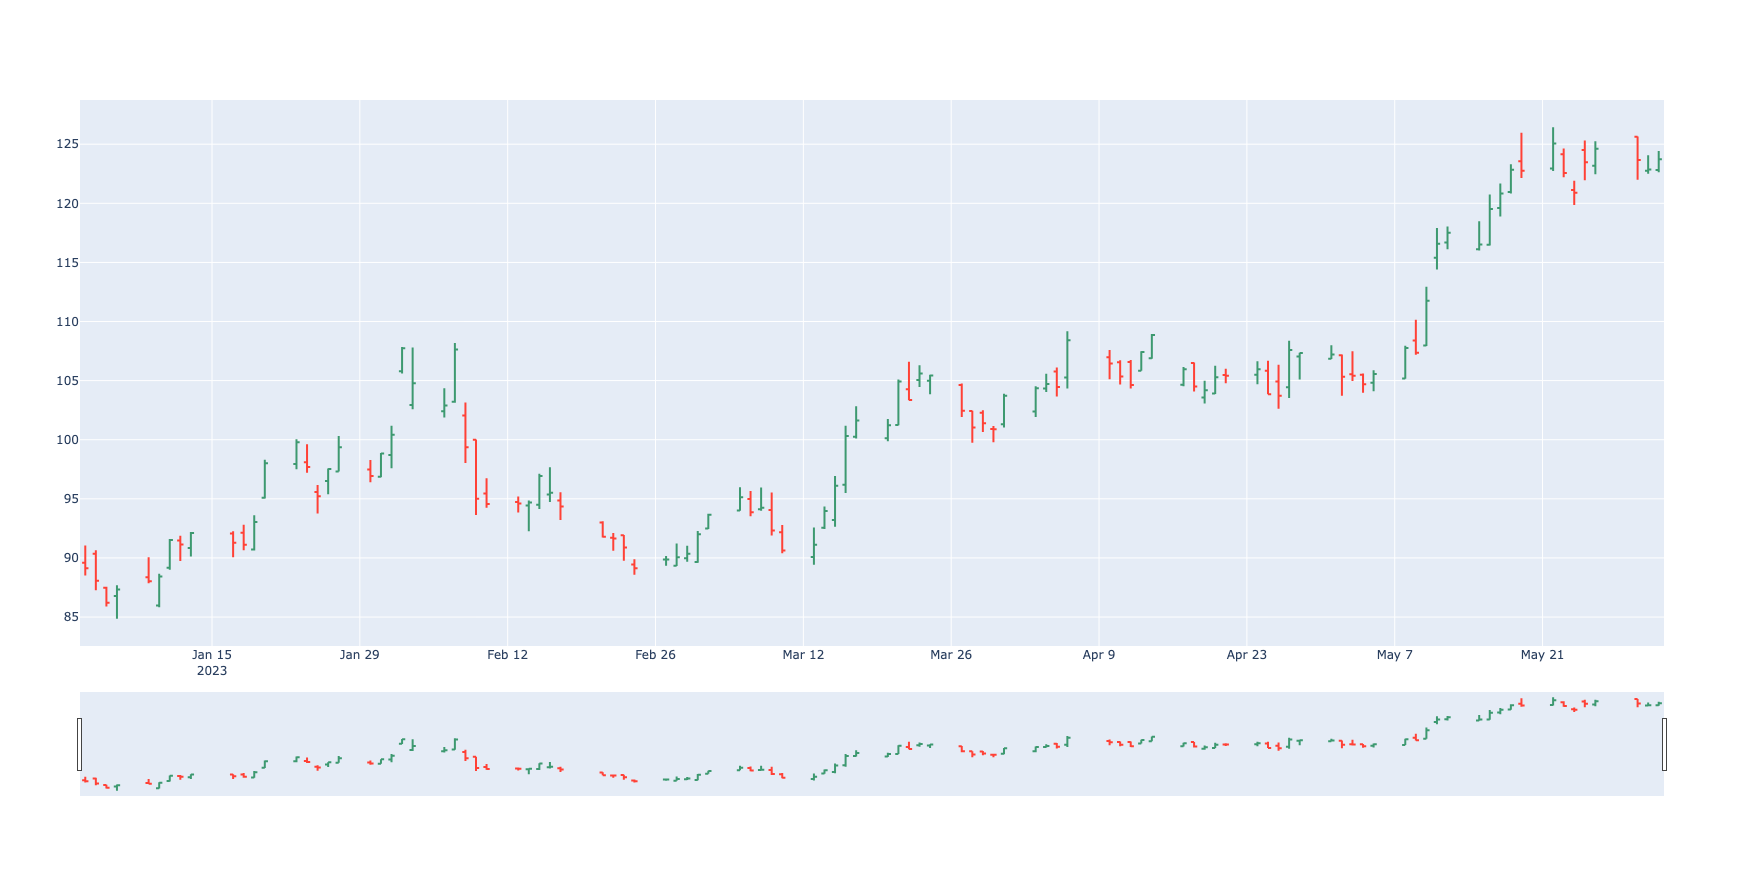

The script that drew this image:
import pandas as pd
import plotly.graph_objects as go

df2 = pd.read_csv("~/Downloads/stock_details_5_years.csv")
print(df2.head())
print(df2.shape)
df2['Date'] = pd.to_datetime(df2['Date'])
print(df2['Date'].min())
print(df2['Date'].max())

df2_filtrat = df2[
    (df2['Company'] == 'GOOGL') &
    (df2['Date'] >= pd.Timestamp('2023-01-01 00:00:00-05:00')) &
    (df2['Date'] <= pd.Timestamp('2023-06-01 00:00:00-05:00'))
]

print(df2_filtrat.head())
print(df2_filtrat.shape)
print(df2_filtrat.columns)

fig = go.Figure(data=go.Ohlc(x=df2_filtrat['Date'],
                             open=df2_filtrat['Open'],
                             high=df2_filtrat['High'],
                             low=df2_filtrat['Low'],
                             close=df2_filtrat['Close']))
fig.show()
